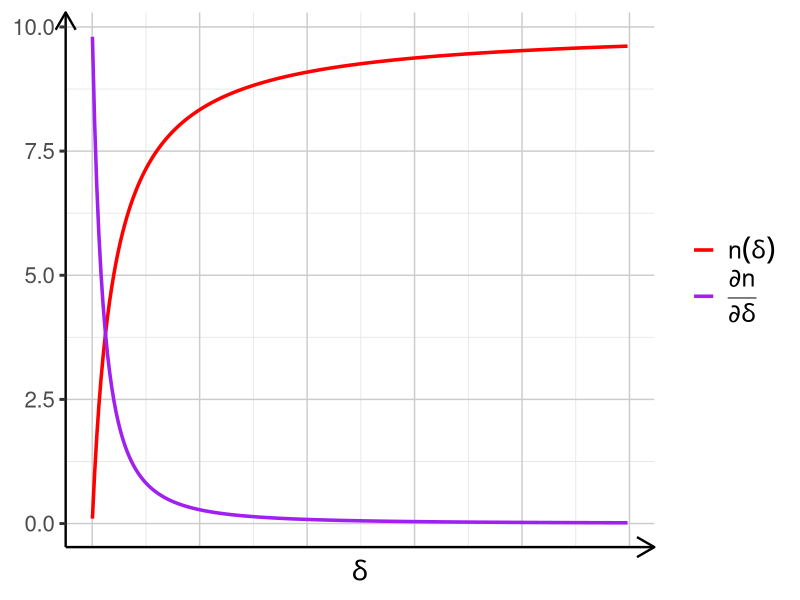

Source code (R):
library(tidyverse)
library(numDeriv)

# set parameter values
w <- 1000
phi <- 0.001
N <- 100
NA_t <- 100
psi <- 1

# n(delta) function
n_func <- function(delta) {
  num <- delta / (1 + delta)
  denom <- w * phi * (N - NA_t) + psi * NA_t
  num * w / denom
}

# partial derivative function
ndot_func <- function(delta) {
  grad(n_func, delta)
}

# set simulation bounds and step
delta_seq <- seq(0.01, 25, by = 0.1)

# simulate n and ndot over delta
sim_data <- tibble(delta = delta_seq) %>%
  mutate(
    n = map_dbl(delta, n_func),
    ndot = map_dbl(delta, ndot_func)
  )

# prepare data
plot_data <- sim_data %>%
  pivot_longer(cols = c(n, ndot), names_to = "func", values_to = "value") %>%
  mutate(func = recode(func,
                       n = "n_t(delta)",
                       ndot = "partial"))


# define theme
big_text_theme <- theme_classic(base_size = 18) +
  theme(
    plot.title = element_text(hjust = 0.5),
    legend.title = element_blank(),
    legend.text = element_text(size = 18),
    axis.title.x = element_text(size = 20),
    axis.title.y = element_blank(),
    axis.text.x = element_blank(),
    axis.ticks.x = element_blank(),
    axis.text.y = element_text(size = 16),
    axis.ticks.y = element_line(size = 1),
    panel.grid.major = element_line(color = "gray80", size = 0.5),  
    panel.grid.minor = element_line(color = "gray90", size = 0.3))


# arrowed axes
arrowed_axes <- function(p) {
  p + 
    coord_cartesian(clip = "off") +
    theme(
      axis.line = element_line(arrow = arrow(type = "open", length = unit(0.2, "inches")))
    )
}

# plot
p <- ggplot(plot_data, aes(x = delta, y = value, color = func)) +
  geom_line(size = 1.2) +
  scale_color_manual(
    name = "Function",
    values = c("n_t(delta)" = "red", "partial" = "purple"),
    labels = c(expression(n(delta)), expression(frac(partialdiff * n, partialdiff * delta)))
  ) +
  labs(x = expression(delta)) +
  big_text_theme

print(arrowed_axes(p))